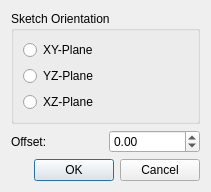
<?xml version="1.0" encoding="UTF-8"?>
<ui version="4.0">
 <class>newSketchEditor</class>
 <widget class="QWidget" name="newSketchEditor">
  <property name="geometry">
   <rect>
    <x>0</x>
    <y>0</y>
    <width>211</width>
    <height>177</height>
   </rect>
  </property>
  <property name="windowTitle">
   <string>Choose orientation</string>
  </property>
  <layout class="QVBoxLayout" name="verticalLayout_2">
   <item>
    <widget class="QGroupBox" name="groupBox">
     <property name="title">
      <string>Sketch Orientation</string>
     </property>
     <layout class="QVBoxLayout" name="verticalLayout">
      <item>
       <widget class="QRadioButton" name="uiXYPlane">
        <property name="text">
         <string>XY-Plane</string>
        </property>
       </widget>
      </item>
      <item>
       <widget class="QRadioButton" name="uiYZPlane">
        <property name="text">
         <string>YZ-Plane</string>
        </property>
       </widget>
      </item>
      <item>
       <widget class="QRadioButton" name="uiXZPlane">
        <property name="text">
         <string>XZ-Plane</string>
        </property>
       </widget>
      </item>
     </layout>
    </widget>
   </item>
   <item>
    <layout class="QHBoxLayout" name="horizontalLayout">
     <item>
      <widget class="QLabel" name="label">
       <property name="text">
        <string>Offset:</string>
       </property>
      </widget>
     </item>
     <item>
      <widget class="QDoubleSpinBox" name="uiOffset">
       <property name="minimum">
        <double>-100.000000000000000</double>
       </property>
       <property name="maximum">
        <double>100.000000000000000</double>
       </property>
      </widget>
     </item>
    </layout>
   </item>
   <item>
    <widget class="QDialogButtonBox" name="uiOk">
     <property name="standardButtons">
      <set>QDialogButtonBox::Cancel|QDialogButtonBox::Ok</set>
     </property>
    </widget>
   </item>
  </layout>
 </widget>
 <resources/>
 <connections/>
</ui>
